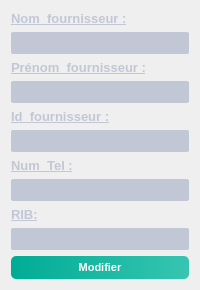
        <widget class="QWidget" name="tab_5">
         <attribute name="title">
          <string>modifier un fournisseur</string>
         </attribute>
         <layout class="QVBoxLayout" name="verticalLayout_5">
          <item>
           <widget class="QLabel" name="label_5">
            <property name="font">
             <font>
              <pointsize>-1</pointsize>
              <weight>75</weight>
              <bold>true</bold>
              <underline>true</underline>
             </font>
            </property>
            <property name="styleSheet">
             <string notr="true">QLabel
{
	background-color: transparent;
	color: #c2c7d5;
	font-size: 13px;

}</string>
            </property>
            <property name="text">
             <string>Nom_fournisseur :</string>
            </property>
           </widget>
          </item>
          <item>
           <widget class="QLineEdit" name="prenom_modifier">
            <property name="styleSheet">
             <string notr="true">background-color: #c2c7d5;
	color: #000;
	font-weight: bold;
	border: none;
	border-radius: 2px;
	padding: 3px;</string>
            </property>
           </widget>
          </item>
          <item>
           <widget class="QLabel" name="label_6">
            <property name="font">
             <font>
              <pointsize>-1</pointsize>
              <weight>75</weight>
              <bold>true</bold>
              <underline>true</underline>
             </font>
            </property>
            <property name="styleSheet">
             <string notr="true">QLabel
{
	background-color: transparent;
	color: #c2c7d5;
	font-size: 13px;

}</string>
            </property>
            <property name="text">
             <string>Prénom_fournisseur :</string>
            </property>
           </widget>
          </item>
          <item>
           <widget class="QLineEdit" name="id_modifier">
            <property name="styleSheet">
             <string notr="true">background-color: #c2c7d5;
	color: #000;
	font-weight: bold;
	border: none;
	border-radius: 2px;
	padding: 3px;</string>
            </property>
           </widget>
          </item>
          <item>
           <widget class="QLabel" name="label_7">
            <property name="font">
             <font>
              <pointsize>-1</pointsize>
              <weight>75</weight>
              <bold>true</bold>
              <underline>true</underline>
             </font>
            </property>
            <property name="styleSheet">
             <string notr="true">QLabel
{
	background-color: transparent;
	color: #c2c7d5;
	font-size: 13px;

}</string>
            </property>
            <property name="text">
             <string>Id_fournisseur :</string>
            </property>
           </widget>
          </item>
          <item>
           <widget class="QLineEdit" name="Num_modifier">
            <property name="styleSheet">
             <string notr="true">background-color: #c2c7d5;
	color: #000;
	font-weight: bold;
	border: none;
	border-radius: 2px;
	padding: 3px;</string>
            </property>
           </widget>
          </item>
          <item>
           <widget class="QLabel" name="label_20">
            <property name="font">
             <font>
              <pointsize>-1</pointsize>
              <weight>75</weight>
              <bold>true</bold>
              <underline>true</underline>
             </font>
            </property>
            <property name="styleSheet">
             <string notr="true">QLabel
{
	background-color: transparent;
	color: #c2c7d5;
	font-size: 13px;

}</string>
            </property>
            <property name="text">
             <string>Num_Tel :</string>
            </property>
           </widget>
          </item>
          <item>
           <widget class="QLineEdit" name="RIB_modifier">
            <property name="styleSheet">
             <string notr="true">background-color: #c2c7d5;
	color: #000;
	font-weight: bold;
	border: none;
	border-radius: 2px;
	padding: 3px;</string>
            </property>
           </widget>
          </item>
          <item>
           <widget class="QLabel" name="label_21">
            <property name="font">
             <font>
              <pointsize>-1</pointsize>
              <weight>75</weight>
              <bold>true</bold>
              <underline>true</underline>
             </font>
            </property>
            <property name="styleSheet">
             <string notr="true">QLabel
{
	background-color: transparent;
	color: #c2c7d5;
	font-size: 13px;

}</string>
            </property>
            <property name="text">
             <string>RIB:</string>
            </property>
           </widget>
          </item>
          <item>
           <widget class="QLineEdit" name="nom_modifier">
            <property name="styleSheet">
             <string notr="true">background-color: #c2c7d5;
	color: #000;
	font-weight: bold;
	border: none;
	border-radius: 2px;
	padding: 3px;</string>
            </property>
           </widget>
          </item>
          <item>
           <widget class="QPushButton" name="pushButton_3">
            <property name="styleSheet">
             <string notr="true">QPushButton
{
	background-color: qlineargradient(spread:pad, x1:0, y1:0.511, x2:1, y2:0.511, stop:0 rgba(0, 172, 149, 255),stop:0.995192 rgba(54, 197, 177, 255));
	color: #fff;
	font-size: 11px;
	font-weight: bold;
	border: none;
	border-radius: 5px;
	padding: 5px;

}


QPushButton::hover
{
	background-color: qlineargradient(spread:pad, x1:0, y1:0.511, x2:1, y2:0.511, stop:0 rgba(0, 207, 179, 255),stop:1 rgba(70, 255, 230, 255));

}</string>
            </property>
            <property name="text">
             <string>Modifier</string>
            </property>
           </widget>
          </item>
         </layout>
        </widget>
